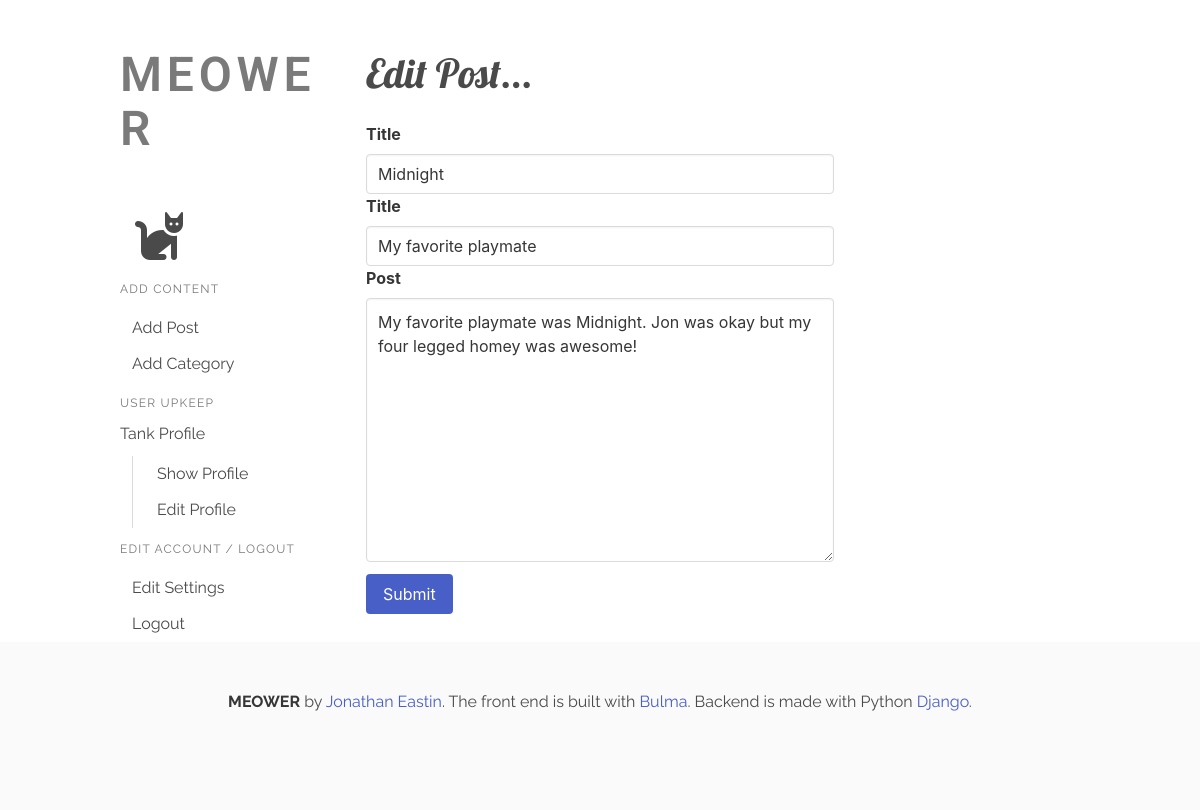
/article/edit/30/ (signed in), run on the app's committed database.
### JonsBlog/models.py (models this page shows, shortened)
class Post(models.Model):
    title = models.CharField(max_length=255, default="Jon's Blog")
    header_image = models.ImageField(null=True, blank=True, upload_to='images/')
    title_tag = models.CharField(max_length=255)
    author = models.ForeignKey(User, on_delete=models.CASCADE)
    body = RichTextField(blank=True, null=True)
    publication_date = models.DateField(auto_now_add=True)
    publication_time = models.TimeField(auto_now_add=True)
    category = models.CharField(max_length=255, default="general")
    snippet = models.CharField(max_length=255)
    likes = models.ManyToManyField(User, related_name='blog_posts')

### JonsBlog/views.py (the view, shortened to what this page needs)
# urls.py: path('article/edit/<int:pk>/', UpdatePostView.as_view(),
class UpdatePostView(LoginRequiredMixin, UserPassesTestMixin, UpdateView):
    model = Post
    form_class = UpdateForm
    template_name = 'update_post.html'
    def test_func(self):
        post = self.get_object()
        return self.request.user == post.author

### JonsBlog/forms.py
class UpdateForm(forms.ModelForm):
    title = forms.CharField(
        required=True,
        widget=forms.widgets.TextInput(
            attrs={
                'class': 'input',
            }
        )
    )
    title_tag = forms.CharField(
        required=True,
        widget=forms.widgets.TextInput(
            attrs={
                'class': 'input',
            }
        )
    )
    body = forms.CharField(
        required=True,
        widget=forms.widgets.Textarea(
            attrs={
                'class': 'textarea',
            }
        )
    )
    class Meta:
        model = Post
        fields = ('title', 'title_tag', 'body')

### JonsBlog/templates/update_post.html (shortened to what this page needs)
{% extends 'base.html' %}
{% block content %}
    <div class="columns">
        <div class="column is-two-thirds">
            <form method="POST" enctype="multipart/form-data">
                <h2 class="subtitle is-2">Edit Post...</h2>
                <div class="">
                    <label class="label">Title</label>
                    <div class="control">
                        {{ form.title }}
                    </div>
                </div>
                <div class="">
                    <label class="label">Title</label>
                    <div class="control">
                        {{ form.title_tag }}
                    </div>
                </div>
                <div class="field">
                    <label class="label">Post</label>
                    <div class="control">
                        {{ form.body }}
                    </div>
                </div>
                <button class="button is-link">Submit</button>
            </form>
        </div>
    </div>
{% endblock %}

### JonsBlog/templates/base.html (shortened to what this page needs)
<!DOCTYPE html>
<html lang="en">
<head>
    <link rel="stylesheet" href="https://cdn.jsdelivr.net/npm/bulma@0.9.4/css/bulma.min.css">
    <link href="../../static/JonsBlog/css/stylesheet.css" rel="stylesheet">
    <link href="../../../static/JonsBlog/css/stylesheet.css" rel="stylesheet">
</head>
<body>
<div class="container mt-6">
    <div class="columns">
        <div class="column">
            <aside class="menu">
                <p class="menu-label title is-1">
                    Meower
                </p>
                <ul class="menu-list">
                    <li>
                        <a href="{% url 'home' %}"><i class="fa-solid fa-cat fa-3x"></i></a>
                    </li>
                </ul>
                <p class="menu-label">
                    Add Content
                </p>
                <ul class="menu-list">
                    <li>
                        <a href="{% url 'add-post' %}">Add Post</a>
                    </li>
                    <li>
                        <a href="{% url 'add-category' %}">Add Category</a>
                    </li>
                </ul>
                <p class="menu-label">
                    User Upkeep
                </p>
                {% if user.profile.id %}
                    <ul class="menu-list">
                        <li>
                            <p>{{ user.first_name }} Profile</p>
                            <ul>
                                <li>
                                    <a href="{% url 'show_profile' user.profile.id %}">Show Profile</a>
                                </li>
                                <li>
                                    <a href="{% url 'edit_profile' user.profile.id %}">Edit Profile</a>
                                </li>
                            </ul>
                        </li>
                    </ul>
                {% endif %}
                {% if user.id %}
                    <p class="menu-label">
                        Edit Account / Logout
                    </p>
                    <ul class="menu-list">
                        <li>
                            <a href="{% url 'edit_settings' %}">Edit Settings</a>
                        </li>
                        <li>
                            <a href="{% url 'logout' %}">Logout</a>
                        </li>
                    </ul>
                {% endif %}
            </aside>
        </div>
        <div class="column is-three-quarters">
            <div class="container">
                {% block content %}
                {% endblock %}
            </div>
        </div>
    </div>
</div>
<footer class="footer mt-auto">
    <div class="content has-text-centered">
        <p>
            <strong>MEOWER</strong> by <a href="#">Jonathan Eastin</a>. The front end is built
            with <a href="https://bulma.io">Bulma</a>. Backend is made with Python <a
                href="https://www.djangoproject.com">Django</a>.
        </p>
    </div>
</footer>
</body>
</html>

### static/JonsBlog/css/stylesheet.css (style rules this page uses)
.title, .card-header-title { font-family: Roboto, sans-serif; }
.subtitle, .card-header-author { font-family: Lobster, cursive; }
p, span, .content, a { font-family: Raleway, sans-serif; }

### data on the page
Post: title "Midnight", title_tag "My favorite playmate", body "My favorite playmate was Midnight. Jon was okay but my four legged homey was awesome!"

### other printed values
{{ user.first_name }} "Tank"
